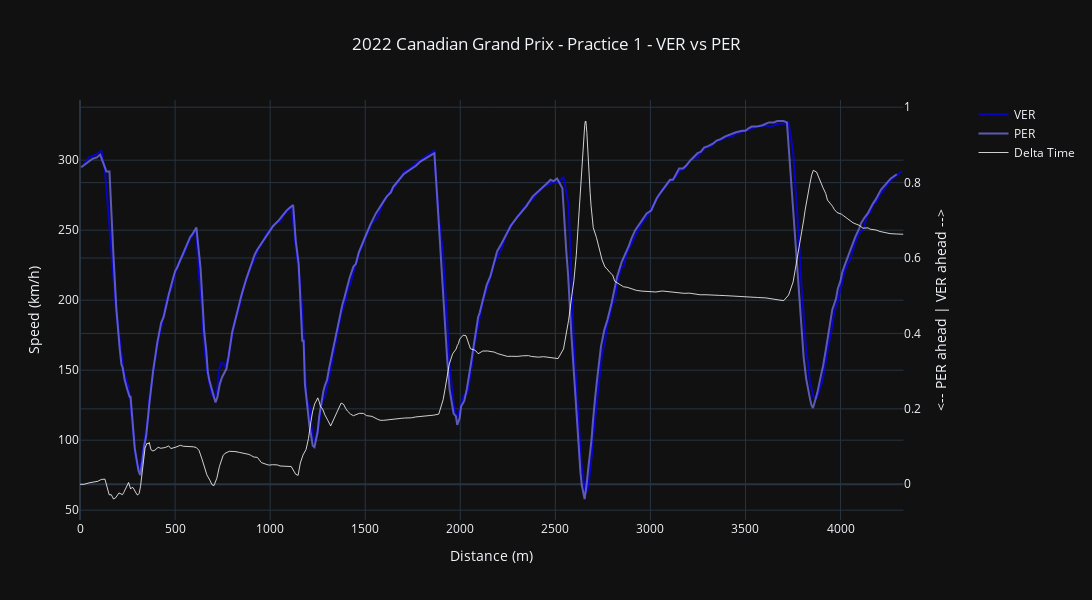

Source (notebook cell):
### Code cell
def plot_stacked_data():
    
    hovertemplate_speed = 'Speed: %{y} km/h'+'<br>Distance: %{x} meters'
    
    fig = make_subplots(specs=[[{"secondary_y": True}]])

    fig.add_trace(go.Scatter(x=car_data_1['Distance'], y=car_data_1['Speed'], name=driver_1, line_color=ff1.plotting.driver_color(driver_1), hovertemplate = hovertemplate_speed, opacity=0.8), secondary_y=False)
    fig.add_trace(go.Scatter(x=car_data_2['Distance'], y=car_data_2['Speed'], name=driver_2, line_color=ff1.plotting.driver_color(driver_2), hovertemplate = hovertemplate_speed, opacity=0.8), secondary_y=False)
    fig.add_trace(go.Scatter(x=ref_tel['Distance'], y=delta_time, line_color='white', name='Delta Time', hovertemplate = 'Delta Time: %{y:.3f} sec', opacity=0.8, line_width=1), secondary_y=True)

    fig.update_yaxes(title_text="Speed (km/h)", secondary_y=False)
    fig.update_yaxes(title_text=f"<-- {driver_2} ahead | {driver_1} ahead -->", secondary_y=True)
    fig.update_layout(width=1200, height=600, title_text=plot_title, xaxis_title='Distance (m)', title_x=0.5)
    
    return fig

plot_stacked_data()

### Figure 1 — Plotly figure (JSON) as saved in the notebook; plotly's stock layout.template omitted (floating-point values rounded to 4 significant figures; data arrays with more than 128 entries replaced by an {"elided": "..."} marker saying what was removed)
{"data": [{"hovertemplate": "Speed: %{y} km/h<br>Distance: %{x} meters", "line": {"color": "#0600ef"}, "name": "VER", "opacity": 0.8, "type": "scatter", "x": {"elided": "267 int values"}, "xaxis": "x", "y": {"elided": "267 int values"}, "yaxis": "y"}, {"hovertemplate": "Speed: %{y} km/h<br>Distance: %{x} meters", "line": {"color": "#716de2"}, "name": "PER", "opacity": 0.8, "type": "scatter", "x": {"elided": "275 int values"}, "xaxis": "x", "y": {"elided": "275 int values"}, "yaxis": "y"}, {"hovertemplate": "Delta Time: %{y:.3f} sec", "line": {"color": "white", "width": 1}, "name": "Delta Time", "opacity": 0.8, "type": "scatter", "x": {"elided": "269 float values"}, "xaxis": "x", "y": {"elided": "269 float values"}, "yaxis": "y2"}], "layout": {"height": 600, "title": {"text": "2022 Canadian Grand Prix - Practice 1 - VER vs PER", "x": 0.5}, "width": 1200, "xaxis": {"anchor": "y", "domain": [0, 0.94], "title": {"text": "Distance (m)"}}, "yaxis": {"anchor": "x", "domain": [0, 1], "title": {"text": "Speed (km/h)"}}, "yaxis2": {"anchor": "x", "overlaying": "y", "side": "right", "title": {"text": "<-- PER ahead | VER ahead -->"}}}}
